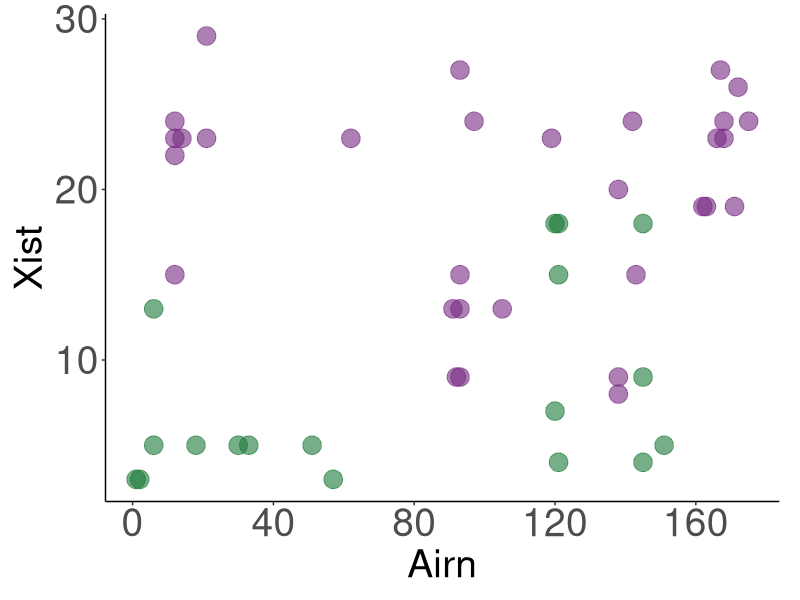
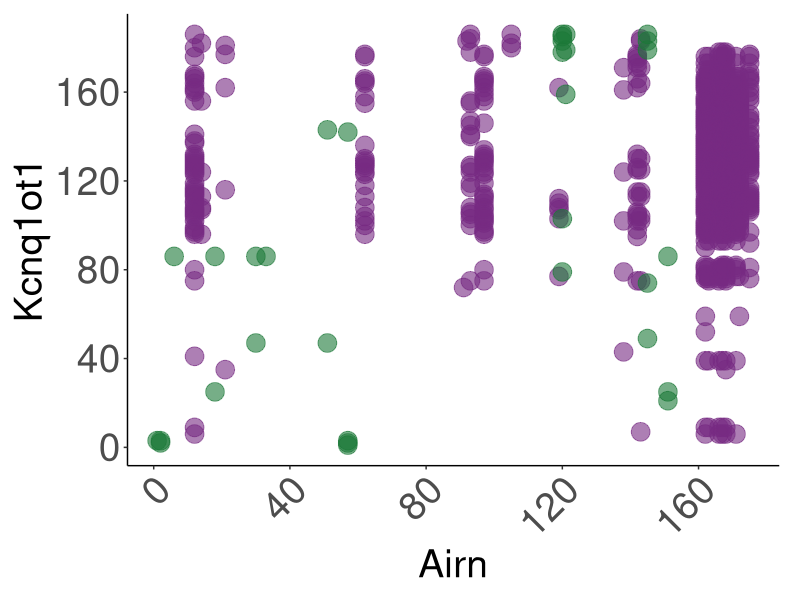
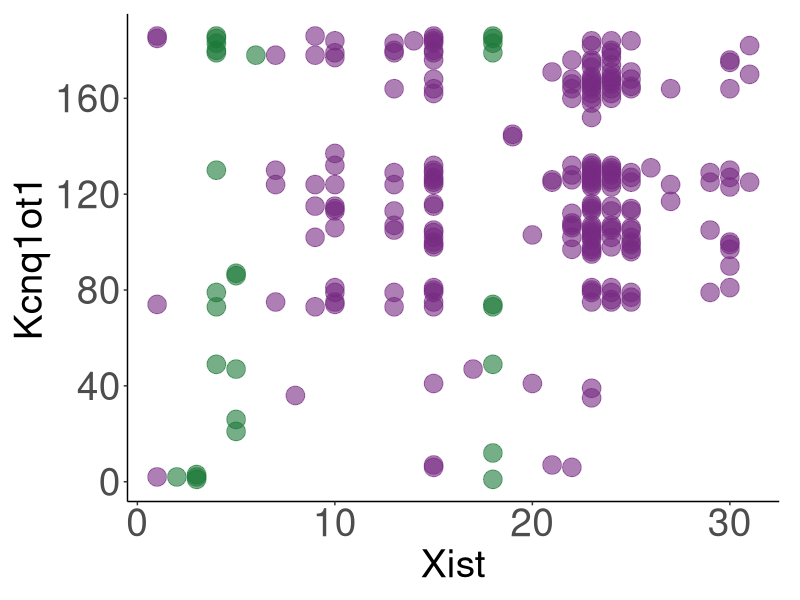

Generate these figures, in order, with R:
# plot to check whether there are structure conservation among XAK
# separately label chunks that are related to a Xist repeat or interval
# do the correlation with the repeats only chunks and all chunks
####################################

setwd("/to/the/folder/contains/XorAorK_XAK_q975chunk.csv")


library(ggplot2)

x<-read.csv('mXist_XAK_q975chunk.csv',header=T)
a<-read.csv('airn_XAK_q975chunk.csv',header=T)
k<-read.csv('kcnq1ot1_XAK_q975chunk.csv',header=T)

# add seq number
x$pos<-c(1:nrow(x))
a$pos<-c(1:nrow(a))
k$pos<-c(1:nrow(k))

# locate chunks that are shared among XAK
x_share<-x[(grepl('airn',x$sig_chunk) & grepl('kcnq1ot1',x$sig_chunk)),]
a_share<-a[(grepl('mXist',a$sig_chunk) & grepl('kcnq1ot1',a$sig_chunk)),]
k_share<-k[(grepl('mXist',k$sig_chunk) & grepl('airn',k$sig_chunk)),]

x_share$xist_seq<-NULL
x_share$sig_seq<-NULL
a_share$airn_seq<-NULL
a_share$sig_seq<-NULL
k_share$k_seq<-NULL
k_share$sig_seq<-NULL

colnames(x)[1]<-'xak_chunk'
colnames(a)[1]<-'xak_chunk'
colnames(k)[1]<-'xak_chunk'

colnames(x_share)[1]<-'xak_chunk'
colnames(a_share)[1]<-'xak_chunk'
colnames(k_share)[1]<-'xak_chunk'
# get the list of shared chunks
allchunks<-rbind(x[,c(1,5)],a[,c(1,5)],k[,c(1,5)])


# add xist feature color to denote repeat or interval
xistfeatures<-c('mXist_repeatA','mXist_ss234','mXist_repeatFdwn','mXist_repeatB',
                'mXist_repeatC','mXist_repeatEbroad')

x_share$xfeature<-''

for (n in 1:nrow(x_share)) {
  if (x_share$xak_chunk[n] %in% xistfeatures) {
    x_share$xfeature[n]<-'repeats'
  } else {
    x_share$xfeature[n]<-'intervals'
  }
}

a_share$xfeature<-''

for (n in 1:nrow(a_share)) {
  
  temp<-unlist(strsplit(a_share$sig_chunk[n],';',fixed=T))
  temp<-gsub("\\(.*$", "", temp, perl = TRUE)
  
  if (any(temp %in% xistfeatures)) {
    a_share$xfeature[n]<-'repeats'
  } else {
    a_share$xfeature[n]<-'intervals'
  }
}

k_share$xfeature<-''

for (n in 1:nrow(k_share)) {
  
  temp<-unlist(strsplit(k_share$sig_chunk[n],';',fixed=T))
  temp<-gsub("\\(.*$", "", temp, perl = TRUE)
  
  if (any(temp %in% xistfeatures)) {
    k_share$xfeature[n]<-'repeats'
  } else {
    k_share$xfeature[n]<-'intervals'
  }
}

# fucntion to loop thru the xak_share df and only keep the shared sig chunk

shared_chunks<-function(df) {
  
  tdf<-data.frame(gene1=character(),
                  chunk1=character(),
                  pos1=integer(),
                  gene2=character(),
                  chunk2=character(),
                  pos2=integer(),
                  xfeature=character())
  
  for (n in 1:nrow(df)) {
    
    temp<-df$sig_chunk[n]
    
    temp<-unlist(strsplit(temp,';',fixed=T))
    
    temp<-gsub("\\(.*$", "", temp, perl = TRUE)
    
    
    for (m in 1:length(temp)){
      
      tempg<-temp[m]
      
      tidx<-which(allchunks$xak_chunk==tempg)
      
      if(length(tidx)==1) {
        tempdf<-data.frame(gene1=gsub("\\_.*$", "", df$xak_chunk[n], perl = TRUE),
                           chunk1=df$xak_chunk[n],
                           pos1=df$pos[n],
                           gene2=gsub("\\_.*$", "", tempg, perl = TRUE),
                           chunk2=tempg,
                           pos2=allchunks$pos[tidx],
                           xfeature=df$xfeature[n])
        
        tdf<-rbind(tdf,tempdf)
        
      } else {
        print(n)
        print(tempg)
      }
      
    }
    
    
  }
  
  return(tdf)
  
}


a_xk<-shared_chunks(a_share)

a_x<-a_xk[which(a_xk$gene2=='mXist'),]
a_k<-a_xk[which(a_xk$gene2=='kcnq1ot1'),]

a_x_repeats<-a_x[which(a_x$xfeature=='repeats'),]
a_k_repeats<-a_k[which(a_k$xfeature=='repeats'),]

cor.test(a_x_repeats$pos1, a_x_repeats$pos2, method = "kendall",alternative = "greater")
cor.test(a_k_repeats$pos1, a_k_repeats$pos2, method = "kendall",alternative = "greater")

cor.test(a_x$pos1, a_x$pos2, method = "kendall",alternative = "greater")
cor.test(a_k$pos1, a_k$pos2, method = "kendall",alternative = "greater")



p<-ggplot(data=a_x,aes(x=pos1,y=pos2,group=xfeature))+
  geom_point(aes(color=xfeature,fill=xfeature), alpha=0.6,size=6) +
  labs(x = "Airn",y = "Xist") +
  #coord_cartesian(xlim=c(0,500000))+
  scale_y_continuous(breaks=seq(from=0, to=31,by=10))+
  scale_x_continuous(breaks=seq(from=0, to=180,by=40))+
  scale_color_manual(values=c('#762a83','#1b7837'))+
  scale_fill_manual(values=c('#af8dc3','#7fbf7b'))+
  theme(panel.background=element_rect(fill='white'),
        plot.margin = margin(10, 15, 10, 10, "pt"),
        # panel.grid.major=element_line(color='grey',linewidth =0.3),
        panel.grid.major=element_blank(),
        axis.line.x = element_line(color="black", linewidth = 0.5),
        axis.line.y = element_line(color="black", linewidth = 0.5),
        legend.position='none',
        axis.title.x = element_text(size = 28),
        axis.title.y = element_text(size = 28),
        axis.text.x=element_text(size=28),
        axis.text.y=element_text(size=28))

ggsave("XAK_shared_AX_structure_xfeature.svg", plot = p, width = 5.5, height = 5.5, units = "in")


p<-ggplot(data=a_k,aes(x=pos1,y=pos2,group=xfeature))+
  #geom_point(fill='#7fbf7b',color='#1b7837', alpha=0.6,size=4) +
  geom_point(aes(color=xfeature,fill=xfeature), alpha=0.6,size=6) +
  labs(x = "Airn",y = "Kcnq1ot1") +
  #coord_cartesian(xlim=c(0,500000))+
  scale_x_continuous(breaks=seq(from=0, to=180,by=40))+
  scale_y_continuous(breaks=seq(from=0, to=190,by=40))+
  scale_color_manual(values=c('#762a83','#1b7837'))+
  scale_fill_manual(values=c('#af8dc3','#7fbf7b'))+
  theme(panel.background=element_rect(fill='white'),
        plot.margin = margin(10, 15, 10, 10, "pt"),
        # panel.grid.major=element_line(color='grey',linewidth =0.3),
        panel.grid.major=element_blank(),
        axis.line.x = element_line(color="black", linewidth = 0.5),
        axis.line.y = element_line(color="black", linewidth = 0.5),
        legend.position='none',
        axis.title.x = element_text(size = 28),
        axis.title.y = element_text(size = 28),
        axis.text.x=element_text(size=28, angle=45, hjust=1),
        axis.text.y=element_text(size=28))

ggsave("XAK_shared_AK_structure_xfeature.svg", plot = p, width = 5.5, height = 5.5, units = "in")


############################################################

#############################################
# plot XK chunks, no need to be shared with A for Fig S3 F

x<-read.csv('mXist_XAK_q975chunk.csv',header=T)
k<-read.csv('kcnq1ot1_XAK_q975chunk.csv',header=T)

# add seq number
x$pos<-c(1:nrow(x))
k$pos<-c(1:nrow(k))

colnames(x)[1]<-'xak_chunk'
colnames(k)[1]<-'xak_chunk'


x_xk<-x[(grepl('kcnq1ot1',x$sig_chunk)),]
k_xk<-k[(grepl('mXist',k$sig_chunk)),]

x_xk$xist_seq<-NULL
x_xk$sig_seq<-NULL

k_xk$k_seq<-NULL
k_xk$sig_seq<-NULL

allchunks<-rbind(x[,c(1,5)],k[,c(1,5)])

# add xist feature color to denote repeat or interval
xistfeatures<-c('mXist_repeatA','mXist_ss234','mXist_repeatFdwn','mXist_repeatB',
                'mXist_repeatC','mXist_repeatEbroad')

x_xk$xfeature<-''

for (n in 1:nrow(x_xk)) {
  if (x_xk$xak_chunk[n] %in% xistfeatures) {
    x_xk$xfeature[n]<-'repeats'
  } else {
    x_xk$xfeature[n]<-'intervals'
  }
}


shared_chunks<-function(df) {
  
  tdf<-data.frame(gene1=character(),
                  chunk1=character(),
                  pos1=integer(),
                  gene2=character(),
                  chunk2=character(),
                  pos2=integer(),
                  xfeature=character())
  
  for (n in 1:nrow(df)) {
    
    temp<-df$sig_chunk[n]
    
    temp<-unlist(strsplit(temp,';',fixed=T))
    
    temp<-gsub("\\(.*$", "", temp, perl = TRUE)
    
    
    for (m in 1:length(temp)){
      
      tempg<-temp[m]
      
      tidx<-which(allchunks$xak_chunk==tempg)
      
      if(length(tidx)==1) {
        tempdf<-data.frame(gene1=gsub("\\_.*$", "", df$xak_chunk[n], perl = TRUE),
                           chunk1=df$xak_chunk[n],
                           pos1=df$pos[n],
                           gene2=gsub("\\_.*$", "", tempg, perl = TRUE),
                           chunk2=tempg,
                           pos2=allchunks$pos[tidx],
                           xfeature=df$xfeature[n])
        
        tdf<-rbind(tdf,tempdf)
        
      } else {
        print(n)
        print(tempg)
      }
      
    }
    
    
  }
  
  return(tdf)
  
}


x_xk_plot<-shared_chunks(x_xk)
x_xk_plot<-x_xk_plot[which(x_xk_plot$gene2=='kcnq1ot1'),]

x_xk_repeats<-x_xk_plot[which(x_xk_plot$xfeature=='repeats'),]

cor.test(x_xk_plot$pos1, x_xk_plot$pos2, method = "kendall",alternative = "greater")

cor.test(x_xk_repeats$pos1, x_xk_repeats$pos2, method = "kendall",alternative = "greater")

p<-ggplot(data=x_xk_plot,aes(x=pos1,y=pos2,group=xfeature))+
  #geom_point(fill='#7fbf7b',color='#1b7837', alpha=0.6,size=4) +
  geom_point(aes(fill=xfeature,color=xfeature), alpha=0.6,size=6) +
  labs(x = "Xist",y = "Kcnq1ot1") +
  #coord_cartesian(xlim=c(0,500000))+
  scale_x_continuous(breaks=seq(from=0, to=31,by=10))+
  scale_y_continuous(breaks=seq(from=0, to=190,by=40))+
  scale_color_manual(values=c('#762a83','#1b7837'))+
  scale_fill_manual(values=c('#af8dc3','#7fbf7b'))+
  theme(panel.background=element_rect(fill='white'),
        plot.margin = margin(10, 15, 10, 10, "pt"),
        # panel.grid.major=element_line(color='grey',linewidth =0.3),
        panel.grid.major=element_blank(),
        axis.line.x = element_line(color="black", linewidth = 0.5),
        axis.line.y = element_line(color="black", linewidth = 0.5),
        legend.position='none',
        axis.title.x = element_text(size = 28),
        axis.title.y = element_text(size = 28),
        axis.text.x=element_text(size=28),
        axis.text.y=element_text(size=28))

ggsave("XK_shared_XK_structure_xfeature.svg", plot = p, width = 5.5, height = 5.5, units = "in")






